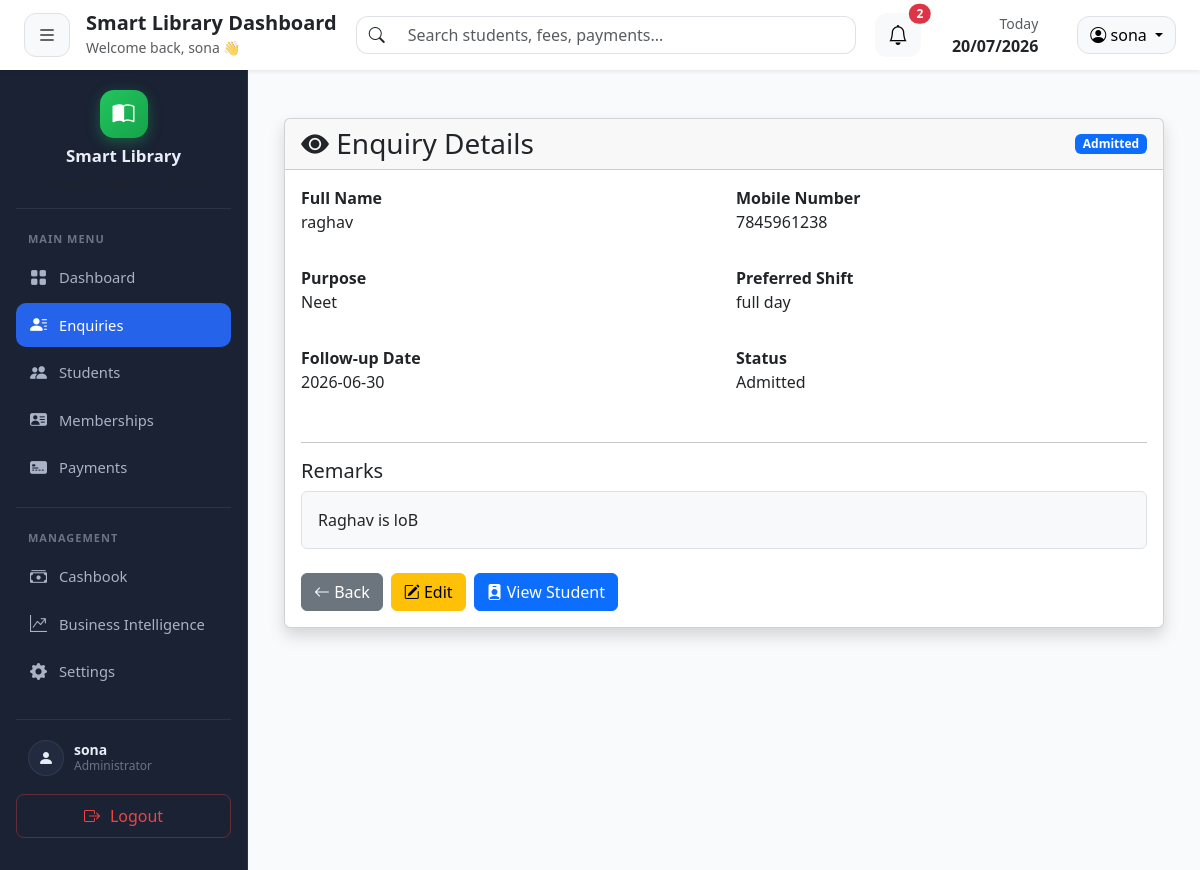
The app's page /enquiries/view/5 (signed in) with its own data.
### tables this page shows
CREATE TABLE enquiries (
    enquiry_id INTEGER PRIMARY KEY AUTOINCREMENT,
    full_name TEXT NOT NULL,
    mobile TEXT NOT NULL,
    purpose TEXT,
    preferred_shift TEXT,
    demo_done INTEGER DEFAULT 0,
    followup_date DATE,
    remarks TEXT,
    status TEXT DEFAULT 'Interested',
    created_at TIMESTAMP DEFAULT CURRENT_TIMESTAMP
, admin_id INTEGER);

### routes/enquiries.py (the view)
@enquiry_bp.route("/view/<int:enquiry_id>")
def view(enquiry_id):
    if "admin_id" not in session:
        return redirect("/")
    admin_id = session["admin_id"]
    conn = get_connection()
    cursor = conn.cursor()
    cursor.execute(
        "SELECT * FROM enquiries WHERE enquiry_id=? AND admin_id=?",
        (enquiry_id, admin_id)
    )
    enquiry = cursor.fetchone()
    if enquiry is None:
        conn.close()
        flash("Enquiry not found.", "danger")
        return redirect(url_for("enquiry.index"))
    cursor.execute(
        "SELECT student_id FROM students WHERE enquiry_id=? AND admin_id=?",
        (enquiry_id, admin_id)
    )
    student = cursor.fetchone()
    conn.close()
    return render_template("enquiries/view.html", enquiry=enquiry, student=student)

### database/db.py (called while the page is built)
def get_connection():
    connection = sqlite3.connect(DATABASE_PATH)
    connection.row_factory = sqlite3.Row
    return connection

### templates/enquiries/view.html (shortened to what this page needs)
{% extends "layouts/base.html" %}
{% block content %}
<div class="container mt-4">
    <div class="card shadow">
        <div class="card-header d-flex justify-content-between align-items-center">
            <h3 class="mb-0">
                <i class="bi bi-eye-fill"></i>
                Enquiry Details
            </h3>
            <span class="badge
                {% if enquiry.status == 'Admitted' %}bg-primary
                {% elif enquiry.status == 'Interested' %}bg-warning text-dark
                {% else %}bg-secondary{% endif %}">
                {{ enquiry.status }}
            </span>
        </div>
        <div class="card-body">
            <div class="row">
                <div class="col-md-6 mb-3">
                    <strong>Full Name</strong>
                    <p>{{ enquiry.full_name }}</p>
                </div>
                <div class="col-md-6 mb-3">
                    <strong>Mobile Number</strong>
                    <p>{{ enquiry.mobile }}</p>
                </div>
                <div class="col-md-6 mb-3">
                    <strong>Purpose</strong>
                    <p>{{ enquiry.purpose }}</p>
                </div>
                <div class="col-md-6 mb-3">
                    <strong>Preferred Shift</strong>
                    <p>{{ enquiry.preferred_shift }}</p>
                </div>
                <div class="col-md-6 mb-3">
                    <strong>Follow-up Date</strong>
                    <p>{{ enquiry.followup_date }}</p>
                </div>
                <div class="col-md-6 mb-3">
                    <strong>Status</strong>
                    <p>{{ enquiry.status }}</p>
                </div>
            </div>
            <hr>
            <h5>Remarks</h5>
            <div class="border rounded p-3 bg-light">
                {{ enquiry.remarks or "No remarks available." }}
            </div>
            <div class="mt-4 d-flex gap-2">
                <a
                    href="{{ url_for('enquiry.index') }}"
                    class="btn btn-secondary">
                    <i class="bi bi-arrow-left"></i>
                    Back
                </a>
                <a
                    href="{{ url_for('enquiry.edit', enquiry_id=enquiry.enquiry_id) }}"
                    class="btn btn-warning">
                    <i class="bi bi-pencil-square"></i>
                    Edit
                </a>
                {% if enquiry.status == 'Admitted' and student %}
                <a
                    href="{{ url_for('student.view', student_id=student.student_id) }}"
                    class="btn btn-primary">
                    <i class="bi bi-person-badge-fill"></i>
                    View Student
                </a>
                {% endif %}
            </div>
        </div>
    </div>
</div>
{% endblock %}

### records on screen
enquiries: status "Admitted", full_name "raghav", mobile "7845961238", purpose "Neet", preferred_shift "full day", followup_date "2026-06-30", remarks "Raghav is loB"

### other values on screen
{{ session.get('username', 'Admin') }} "sona"
{{ counts.total }} "2"
